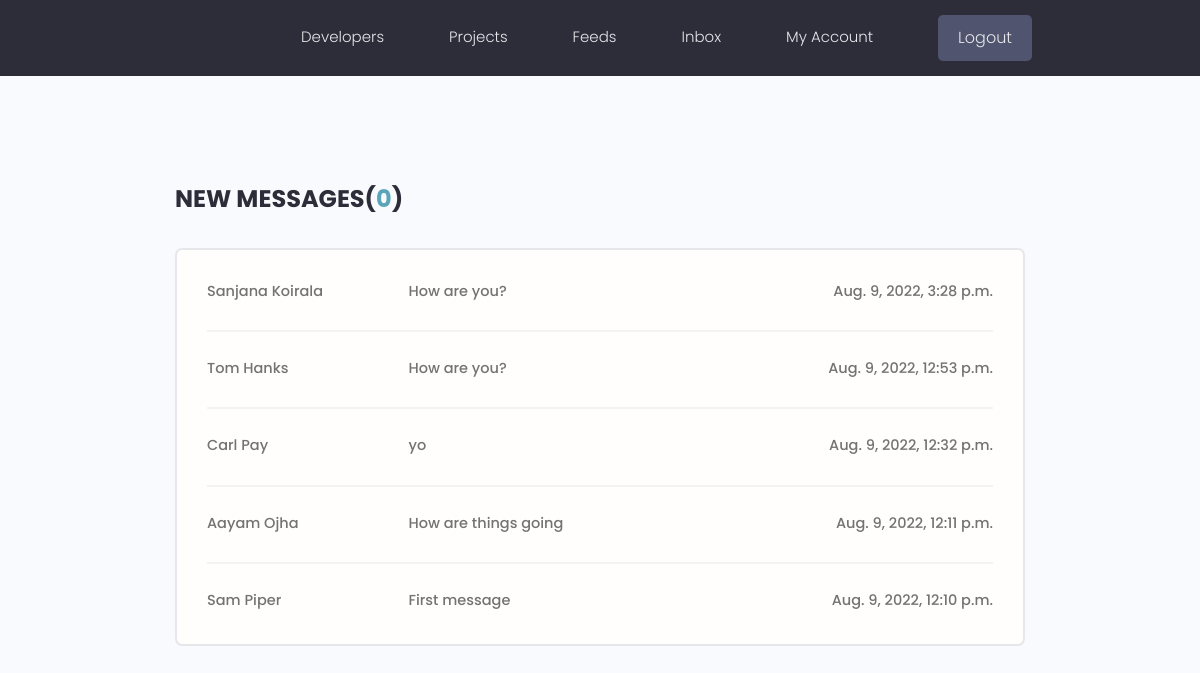
Page /inbox/ (signed in) on the earlier database version.
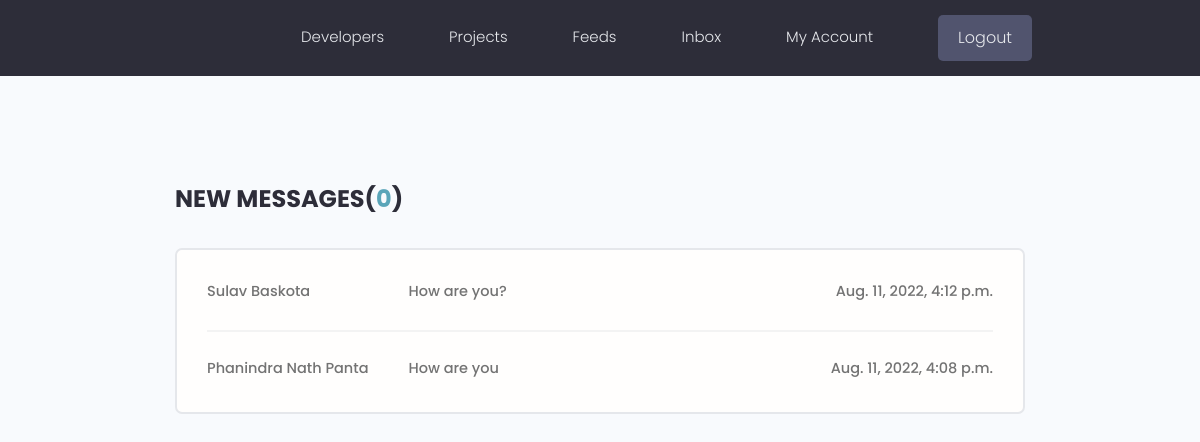
Same page on the later database version.
### users/models.py (models this page shows, shortened)
class Message(models.Model):
    sender = models.ForeignKey(Profile, on_delete=models.SET_NULL, null=True, blank=True)
    recipient = models.ForeignKey(Profile, on_delete=models.SET_NULL, null=True, blank=True, related_name='messages')
    name = models.CharField(max_length=200, null=True, blank=True)
    email = models.EmailField(max_length=200, null=True, blank=True)
    subject = models.CharField(max_length=200, null=True, blank=True)
    body = models.TextField()
    is_read = models.BooleanField(default=False, null=True)
    created = models.DateTimeField(auto_now_add=True)
    id = models.UUIDField(default=uuid.uuid4, unique=True, primary_key=True, editable=False)
    class Meta:
        ordering = ['is_read', '-created']

### users/views.py (the view)
# urls.py: path('inbox/', views.inbox, name='inbox'),
@login_required(login_url='login')
def inbox(request):
    profile = request.user.profile
    messageRequests = profile.messages.all()
    unreadCount = messageRequests.filter(is_read=False).count()
    context = {
        'messageRequests' : messageRequests,
        'unreadCount' : unreadCount
    }
    return render(request, 'users/inbox.html', context)

### users/templates/users/inbox.html
{% extends 'main.html' %}
{% block content %}
<main class="inbox my-xl">
  <div class="content-box">
    <h3 class="inbox__title">New Messages(<span>{{ unreadCount }}</span>)</h3>
    <ul class="messages">
      {% for message in messageRequests %}
      {% if message.is_read == False %}
      <li class="message message--unread">
      {% else %}
      <li class="message">
      {% endif %}
        <a href="{% url 'message' message.id %}">
          <span class="message__author">{{ message.name }}</span>
          <span class="message__subject">{{ message.subject }}</span>
          <span class="message__date">{{ message.created }}</span>
        </a>
      </li>
      {% endfor %}
    </ul>
  </div>
</main>
{% endblock content %}

### templates/main.html (shortened to what this page needs)
{% load static %}
<!DOCTYPE html>
<html lang="en">
<head>
    <link rel="stylesheet" href="https://cdn.iconmonstr.com/1.3.0/css/iconmonstr-iconic-font.min.css" />
    <link rel="stylesheet" href="{% static 'uikit/styles/uikit.css' %}" />
    <link rel="stylesheet" href="{% static 'styles/app.css' %}" />
</head>
<body>
    {% include 'navbar.html' %}
    {% block content %}
    {% endblock content %}
</body>
</html>

### templates/navbar.html (shortened to what this page needs)
{% load static %}
<header class="header">
    <div class="container container--narrow">
      <nav class="header__nav">
        <ul class="header__menu">
          <li class="header__menuItem"><a href="{% url 'profiles' %}">Developers</a></li>
          <li class="header__menuItem"><a href="{% url 'projects' %}">Projects</a></li>
          {% if request.user.is_authenticated %}
          <li class="header__menuItem"><a href="{% url 'statuses' %}">Feeds</a></li>
          <li class="header__menuItem"><a href="{% url 'inbox' %}">Inbox</a></li>
          <li class="header__menuItem"><a href="{% url 'account' %}">My Account</a></li>
          <li class="header__menuItem"><a href="{% url 'logout' %}" class="btn btn--sub">Logout</a></li>
          {% else %}
          <li class="header__menuItem"><a href="{% url 'login' %}" class="btn btn--sub">Login/Sign Up</a></li>
          {% endif %}
        </ul>
      </nav>
    </div>
  </header>
  <br>

### static/styles/app.css (style rules this page uses)
:root { --color-sub: #2d2d39; }
.btn--sub { background-color: var(--color-sub-light); }
.content-box { width: 95%; max-width: 85rem; margin: 0 auto; }
.header { position: sticky; z-index: 111; background-color: var(--color-sub); padding: 1.5rem 0; }
.header > .container { display: flex; justify-content: space-between; align-items: center; }
.header__nav > ul { display: inline-flex; align-items: center; list-style: none; gap: 6.5rem; }
.header__menuItem > a { color: var(--color-light); font-weight: 300; }
.inbox { height: 90vh; }
.inbox__title, .inbox__title span { font-size: 2.4rem; font-weight: 700; color: var(--color-sub); text-transform: uppercase; text-align: left; margin-bottom: 3rem; }
.inbox__title span { color: var(--color-main); }
.messages { list-style: none; background: var(--color-white); padding: 0.5rem 3rem; border: 2px solid var(--color-light); border-radius: 0.7rem; }
.message { padding: 2.5rem 0; }
.message > a span { font-size: 1.45rem; font-weight: 500; }
.message:not(:last-child) { border-bottom: 2px solid var(--color-white-light); }
.message > a { display: flex; gap: 1rem; }
.message__author, .message__date { flex-basis: 25%; }
.message__subject { flex-basis: 50%; }
.message__date { text-align: right; }

### static/uikit/styles/modules/_variables.css (style rules this page uses)
:root { --color-main: #5aa5b9; --color-main-light: #e6faff; --color-sub: #3f4156; --color-sub-light: #51546e; --color-sub-lighter: #ededfd; --color-text: #737373; --color-gray: #8b8b8b; --color-light: #e5e7eb; --color-light-gray: #767676; --color-bg: #f8fafd; --color-white: #fffefd; --color-white-light: #f3f3f3; --color-success: #359e64; --color-success-bg: #def8e8; --color-error: #fc4b0b; --color-error-bg: #fff2ee; --font-base: 'Poppins', arial, helvetica, 'Segoe UI', roboto, ubuntu, sans-serif; --font-monospace: 'Fira Code', 'Courier New', courier, monospace; --font-regular: 300; --font-medium: 500; --font-bold: 700; --generic-shadow: 1px 1px 5px #00000010; --generic-transition: all 0.3s ease-in-out; }

### static/uikit/styles/modules/_base.css (style rules this page uses)
* { margin: 0; padding: 0; box-sizing: border-box; text-rendering: optimizeLegibility; color: inherit; font-size: inherit; }
html { font-size: 50%; }
@media only screen and (min-width: 480px) { html { font-size: 56.25%; } }
@media only screen and (min-width: 1200px) { html { font-size: 62.5%; } }
body { line-height: 1.6; font-weight: 400; font-size: 1.5rem; color: var(--color-text); background-color: var(--color-bg); min-height: 100vh; }

### static/uikit/styles/modules/_typography.css (style rules this page uses)
* { font-family: var(--font-base); }
h3 { font-size: 3.2rem; font-weight: var(--font-medium); }
p, span, strong { font-size: 1.6rem; color: var(--color-text); font-weight: var(--font-regular); }
a { padding-bottom: 2px; text-decoration: none; display: inline-block; color: var(--color-main); font-weight: var(--font-medium); }

### static/uikit/styles/modules/_utilities.css (style rules this page uses)
.container { width: 92%; max-width: 165rem; margin: 0 auto; box-sizing: border-box; }
.container--narrow { width: 92%; max-width: 120rem; }
@media screen and (min-width: 1000px) { .container { width: 90%; } }
@media screen and (min-width: 1000px) { .container--narrow { width: 85%; } }
@media screen and (min-width: 1200px) { .container { width: 80%; } }
@media screen and (min-width: 1200px) { .container--narrow { width: 72%; } }
.my-xl { margin: 8rem auto; }

### static/uikit/styles/modules/_button.css (style rules this page uses)
.btn { display: inline-block; position: relative; cursor: pointer; background-color: var(--color-light); font-weight: var(--font-medium); color: var(--color-sub); text-decoration: none; padding: 1rem 2rem; border-radius: 0.5rem; border: none; width: -webkit-fit-content; width: -moz-fit-content; width: fit-content; height: -webkit-fit-content; height: -moz-fit-content; height: fit-content; font-size: 1.6rem; outline-width: 0; outline-color: transparent; -webkit-backface-visibility: hidden; backface-visibility: hidden; transition: all 0.3s ease-in-out; }
.btn--sub { background-color: var(--color-sub); color: var(--color-white); }

Differences in the rows shown:
removed Message: name "Sanjana Koirala", subject "How are you?", created "Aug. 9, 2022, 3:28 p.m."
removed Message: name "Tom Hanks", subject "How are you?", created "Aug. 9, 2022, 12:53 p.m."
removed Message: name "Carl Pay", subject "yo", created "Aug. 9, 2022, 12:32 p.m."
removed Message: name "Aayam Ojha", subject "How are things going", created "Aug. 9, 2022, 12:11 p.m."
removed Message: name "Sam Piper", subject "First message", created "Aug. 9, 2022, 12:10 p.m."
added Message: name "Sulav Baskota", subject "How are you?", created "Aug. 11, 2022, 4:12 p.m."
added Message: name "Phanindra Nath Panta", subject "How are you", created "Aug. 11, 2022, 4:08 p.m."
